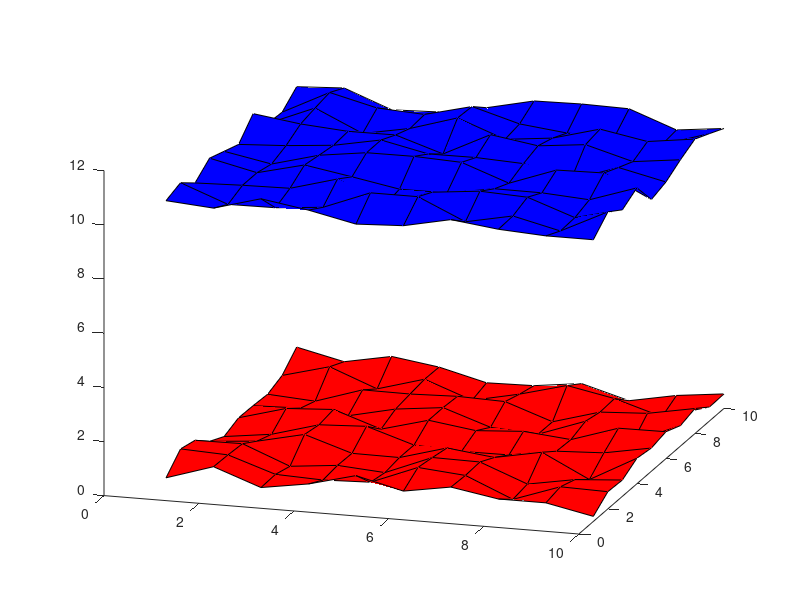

Write the MATLAB code that produced this figure.
figure;hold on
[xx yy] = meshgrid(1:10);
colormap([1 0 0;0 0 1]) %red and blue
surf(xx,yy,rand(10),ones(10)); %first color (red)
surf(xx,yy,rand(10)+10); %second color(blue)
view(17,22)
